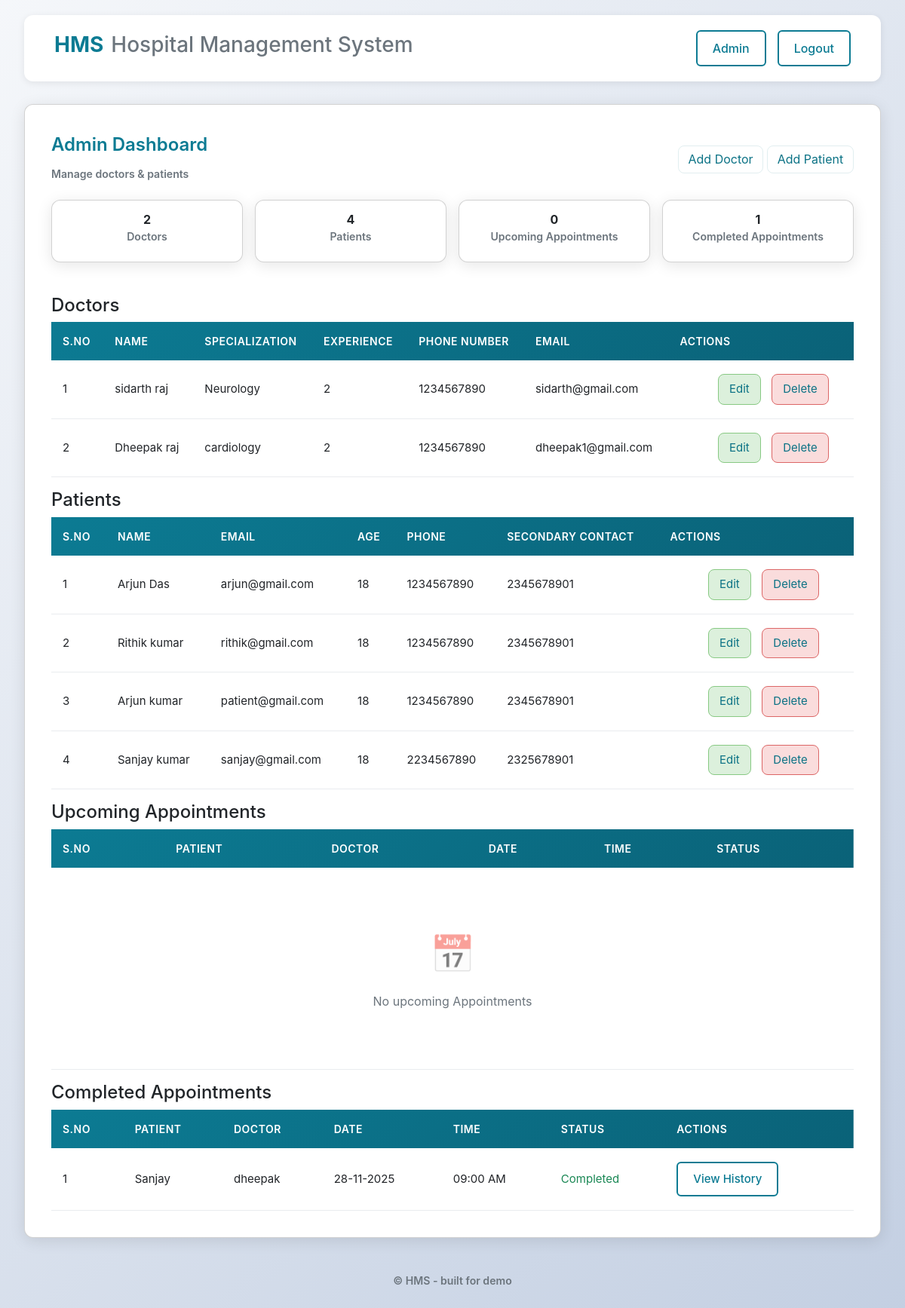
The app's page /admin/dashboard (signed in) with its own data.
### app/models.py (models this page shows, shortened)
class Doctor(db.Model):
    id = db.Column(db.Integer, primary_key=True)
    user_id = db.Column(db.Integer, db.ForeignKey('user.id'), unique=True, nullable=False)
    specialization = db.Column(db.String(100))
    experience_years = db.Column(db.Integer)
    date_of_joining = db.Column(db.Date)
    availability = db.Column(db.Text)
    department_id = db.Column(db.Integer, db.ForeignKey('department.id'))
    user = db.relationship('User', back_populates='doctor')
    department = db.relationship('Department', back_populates='doctors')
    appointments = db.relationship('Appointment', back_populates='doctor')
    availabilities = db.relationship('DoctorAvailability', back_populates='doctor',
                                     cascade='all, delete-orphan', order_by='DoctorAvailability.date,DoctorAvailability.start_time')

class User(UserMixin, db.Model):
    id = db.Column(db.Integer, primary_key=True)
    username = db.Column(db.String(64), unique=True, index=True, nullable=False)
    email = db.Column(db.String(120), unique=True, index=True, nullable=False)
    password_hash = db.Column(db.String(128))
    role = db.Column(db.String(20), nullable=False)  # 'admin','doctor','patient'
    created_at = db.Column(db.DateTime, default=datetime.utcnow)
    age = db.Column(db.Integer)
    gender = db.Column(db.String(10))
    first_name = db.Column(db.String(64))
    last_name = db.Column(db.String(64))
    phone = db.Column(db.String(20))
    address = db.Column(db.Text)
    profile_photo = db.Column(db.String(256), nullable=True)  # path under static/uploads/
    doctor = db.relationship('Doctor', back_populates='user', uselist=False)
    patient = db.relationship('Patient', back_populates='user', uselist=False)

class Patient(db.Model):
    id = db.Column(db.Integer, primary_key=True)
    user_id = db.Column(db.Integer, db.ForeignKey('user.id'), unique=True, nullable=False)
    emergency_contact = db.Column(db.String(50))
    user = db.relationship('User', back_populates='patient')
    appointments = db.relationship('Appointment', back_populates='patient')

class Appointment(db.Model):
    id = db.Column(db.Integer, primary_key=True)
    patient_id = db.Column(db.Integer, db.ForeignKey('patient.id'), nullable=False)
    doctor_id = db.Column(db.Integer, db.ForeignKey('doctor.id'), nullable=False)
    date = db.Column(db.Date, nullable=False)
    time = db.Column(db.Time, nullable=False)
    status = db.Column(db.String(20), default="Booked")  # Booked/Completed/Cancelled
    availability_id = db.Column(db.Integer, db.ForeignKey('doctor_availability.id'), nullable=True)
    doctor = db.relationship('Doctor', back_populates='appointments')
    patient = db.relationship('Patient', back_populates='appointments')
    availability = db.relationship('DoctorAvailability', back_populates='appointments')
    treatment = db.relationship('Treatment', back_populates='appointment',
                                uselist=False, overlaps="treatment_record")

### app/routes.py (the view)
@app.route("/admin/dashboard")
@login_required
def admin_dashboard():
    if current_user.role != "admin":
        return redirect(url_for("login"))
    doctors = db.session.query(Doctor).join(User, Doctor.user_id == User.id).all()
    patients = db.session.query(Patient).join(User, Patient.user_id == User.id).all()
    doctor_count = len(doctors)
    patient_count = len(patients)
    today = date.today()
    upcoming_appointments = db.session.scalars(
        sa.select(Appointment)
        .where(
            Appointment.date >= today,
            Appointment.status != 'Cancelled',
            Appointment.status != 'Completed'
        )
        .order_by(Appointment.date, Appointment.time)
        .limit(20)  # Limit to 20 most recent appointments
    ).all()
    completed_appointments = db.session.scalars(
        sa.select(Appointment)
        .where(
            Appointment.status == 'Completed'
        )
        .order_by(Appointment.date, Appointment.time)
        .limit(20)  # Limit to 20 most recent appointments
    ).all()
    appointment_count = len(upcoming_appointments)
    completed_count = len(completed_appointments)
    return render_template(
        "admin_dashboard.html",
        doctors=doctors,
        patients=patients,
        doctor_count=doctor_count,
        patient_count=patient_count,
        appointments=upcoming_appointments,
        appointment_count=appointment_count,
        completed_appointments=completed_appointments,
        completed_count=completed_count
    )

### app/models.py (called while the page is built)
@login.user_loader
def load_user(user_id):
    return db.session.get(User, int(user_id))

### app/templates/admin_dashboard.html (shortened to what this page needs)
{% extends "base.html" %}
{% block content %}
  <div class="card">
    <div class="admin-top">
      <div>
        <div class="card-title">Admin Dashboard</div>
        <div class="small-muted mb-2">Manage doctors & patients</div>
      </div>
      <div>
        <a href="{{ url_for('admin_add_doctor') }}" class="btn-outline">Add Doctor</a>
        <a href="{{ url_for('admin_add_patient') }}" class="btn-outline">Add Patient</a>
      </div>
    </div>
    <div class="admin-counts">
      <div class="count-card card">
        <div style="font-weight:700">{{ doctor_count }}</div>
        <div class="small-muted">Doctors</div>
      </div>
      <div class="count-card card">
        <div style="font-weight:700">{{ patient_count }}</div>
        <div class="small-muted">Patients</div>
      </div>
      <div class="count-card card">
        <div style="font-weight:700">{{ appointment_count }}</div>
        <div class="small-muted">Upcoming Appointments</div>
      </div>
      <div class="count-card card">
        <div style="font-weight:700">{{ completed_count }}</div>
        <div class="small-muted">Completed Appointments</div>
      </div>
    </div>
    <h4>Doctors</h4>
    <table class="table-clean">
      <thead>
        <tr>
          <th>S.No</th>
          <th>Name</th>
          <th>Specialization</th>
          <th>Experience</th>
          <th>Phone Number</th>
          <th>Email</th>
          <th>Actions</th>
        </tr>
      </thead>
      <tbody>
        {% for d in doctors %}
        <tr>
          <td>{{ loop.index }}</td>
          <td>{{ d.user.first_name }} {{ d.user.last_name or None }}</td>
          <td>{{ d.specialization }}</td>
          <td>{{ d.experience_years }}</td>
          <td>{{ d.user.phone }}</td>
          <td>{{ d.user.email }}</td>
          <td class="table-actions">
            <a href="{{ url_for('admin_edit_doctor', id=d.id) }}" class="btn-edit">Edit</a>
            <a href="{{ url_for('admin_delete_doctor', id=d.id) }}" class="btn-delete"
            onclick="return confirm('Are you sure you want to delete {{ d.user.first_name }} record?');">
              Delete
              </a>
          </td>
        </tr>
        {% endfor %}
      </tbody>
    </table>
    <h4 class="mt-3">Patients</h4>
    <table class="table-clean">
      <thead>
        <tr>
          <th>S.No</th>
          <th>Name</th>
          <th>Email</th>
          <th>Age</th>
          <th>Phone</th>
          <th>Secondary Contact</th>
          <th>Actions</th>
        </tr>
      </thead>
      <tbody>
        {% for p in patients %}
        <tr>
          <td>{{ loop.index }}</td>
          <td>{{ p.user.first_name }} {{ p.user.last_name or None }}</td>
          <td>{{ p.user.email }}</td>
          <td>{{ p.user.age }}</td>
          <td>{{ p.user.phone }}</td>
          <td>{{ p.emergency_contact }}</td>
          <td class="table-actions">
            <a href="{{ url_for('admin_edit_patient', id=p.id) }}" class="btn-edit">Edit</a>
            <a href="{{ url_for('admin_delete_patient', id=p.id) }}" class="btn-delete"
            onclick="return confirm('Are you sure you want to delete {{ p.user.first_name }} record?');">
              Delete
              </a>
          </td>
        </tr>
        {% endfor %}
      </tbody>
    </table>
    <h4 class="mt-3">Upcoming Appointments</h4>
    <table class="table-clean">
      <thead>
        <tr>
          <th>S.No</th>
          <th>Patient</th>
          <th>Doctor</th>
          <th>Date</th>
          <th>Time</th>
          <th>Status</th>
        </tr>
      </thead>
      <tbody>
        {% for a in appointments %}
        <tr>
          <td>{{ loop.index }}</td>
          <td>{{ a.patient.user.username }}</td>
          <td>{{ a.doctor.user.username }}</td>
          <td>{{ a.date.strftime("%d-%m-%Y") }}</td>
          <td>{{ a.time.strftime("%I:%M %p") }}</td>
          <td>{{ a.status }}</td>
        </tr>
        {% else %}
        <tr><td colspan="8">
              <div class="empty-state">
                  <div class="empty-state-icon">📅</div>
                  <div class="empty-state-text">No upcoming Appointments</div>
              </div>
            </td>
          </tr>
        {% endfor %}
      </tbody>
    </table>
    <h4 class="mt-3">Completed Appointments</h4>
    <table class="table-clean">
      <thead>
        <tr>
          <th>S.No</th>
          <th>Patient</th>
          <th>Doctor</th>
          <th>Date</th>
          <th>Time</th>
          <th>Status</th>
          <th>Actions</th>
        </tr>
      </thead>
      <tbody>
        {% for c in completed_appointments %}
        <tr>
          <td>{{ loop.index }}</td>
          <td>{{ c.patient.user.username }}</td>
          <td>{{ c.doctor.user.username }}</td>
          <td>{{ c.date.strftime("%d-%m-%Y") }}</td>
          <td>{{ c.time.strftime("%I:%M %p") }}</td>
          <td><span class="text-success">{{ c.status }}</span></td>
          <td class="table-actions">
                <div class="nav-buttons">
                <a href="{{ url_for('patient_profile', patient_id=c.patient.id) }}" style="text-decoration:none;" >View History</a>
          </td>
        </tr>
        {% endfor %}
      </tbody>
    </table>
  </div>
{% endblock %}

### app/static/css/style_common.css (style rules this page uses)
:root { --accent:#0b7285; --accent-2:#146c86; --muted:#6b7280; --card-bg: #ffffff; --page-bg: #f8fbfc; --radius: 10px; --gap: 1rem; --max-width:1200px; }
* { margin: 0; padding: 0; box-sizing: border-box; }
body { font-family: -apple-system, BlinkMacSystemFont, 'Segoe UI', Roboto, 'Helvetica Neue', Arial, sans-serif; background: linear-gradient(135deg, #f5f7fa 0%, #c3cfe2 100%); min-height: 100vh; padding: 20px; }
.card { background:var(--card-bg); border-radius:var(--radius); box-shadow: 0 6px 18px rgba(15,23,36,0.06); padding:1rem; }
.nav-buttons { display: flex; gap: 15px; }
.nav-buttons button, .nav-buttons a { text-decoration: none; padding: 10px 20px; border-radius: 6px; font-weight: 500; transition: all 0.3s ease; border: 2px solid transparent; cursor: pointer; }
.nav-buttons button:not(.active), .nav-buttons a:not(.active) { color: #0c7b93; background: transparent; border-color: #0c7b93; }
.card { background: white; border-radius: 12px; box-shadow: 0 4px 20px rgba(0,0,0,0.1); padding: 35px; margin-bottom: 30px; }
.card-title { font-size: 24px; color: #0c7b93; margin-bottom: 10px; font-weight: 600; }
.small-muted { font-size: 0.88rem; color: #6c757d; margin-bottom: 10px; font-weight: 600; }
.admin-top { display: flex; justify-content: space-between; align-items: center; margin-bottom: 25px; flex-wrap: wrap; gap: 15px; }
.btn-edit { background: rgb(220, 240, 220); color: rgb(75, 150, 70); border: 1px solid rgb(136, 201, 131); padding: 0.5rem 0.9rem; border-radius: 8px; cursor: pointer; display: inline-block; text-decoration: none; transition: background 0.2s; margin-left: 50px; }
.btn-delete { background: rgb(250, 220, 220); color: rgb(182, 25, 25); border: 1px solid rgb(220, 102, 102); padding: 0.5rem 0.9rem; border-radius: 8px; cursor: pointer; display: inline-block; text-decoration: none; transition: background 0.2s; }
.btn-outline { background:transparent; color:var(--accent); border:1px solid rgba(11,114,133,0.12); padding:0.45rem 0.8rem; border-radius:8px; text-decoration:none; }
table { width: 100%; border-collapse: collapse; background: white; }
thead { background: linear-gradient(135deg, #0c7b93 0%, #0a6278 100%); }
thead th { padding: 15px; text-align: left; font-weight: 600; color: white; font-size: 14px; text-transform: uppercase; letter-spacing: 0.5px; }
tbody td { padding: 18px 15px; border-bottom: 1px solid #e9ecef; color: #222529; font-size: 15px; }
.empty-state { text-align: center; padding: 60px 20px; color: #6c757d; }
.empty-state-icon { font-size: 48px; margin-bottom: 15px; opacity: 0.5; }
.empty-state-text { font-size: 16px; }
.mb-2 { margin-bottom:1rem }

### app/static/css/style_admin.css (style rules this page uses)
.admin-top { display:flex; justify-content:space-between; align-items:center; gap:1rem; margin-bottom:1rem; }
.table-actions a { margin-right:0.6rem;color:var(--accent) }
.admin-counts { display:flex;gap:1rem;margin-bottom:0.8rem }
.admin-counts .count-card { flex:1;padding:0.8rem;text-align:center }

### records on screen
Doctor: user.first_name "sidarth", user "raj", specialization "Neurology", experience_years "2", user.phone "1234567890", user.email "sidarth@gmail.com"
Doctor: user.first_name "Dheepak", user "raj", specialization "cardiology", experience_years "2", user.phone "1234567890", user.email "dheepak1@gmail.com"
Patient: user.first_name "Arjun", user "Das", user.email "arjun@gmail.com", user.age "18", user.phone "1234567890", emergency_contact "2345678901"
Patient: user.first_name "Rithik", user "kumar", user.email "rithik@gmail.com", user.age "18", user.phone "1234567890", emergency_contact "2345678901"
Patient: user.first_name "Arjun", user "kumar", user.email "patient@gmail.com", user.age "18", user.phone "1234567890", emergency_contact "2345678901"
Patient: user.first_name "Sanjay", user "kumar", user.email "sanjay@gmail.com", user.age "18", user.phone "2234567890", emergency_contact "2325678901"
Appointment: patient.user.username "Sanjay", doctor.user.username "dheepak", date "28-11-2025", time "09:00 AM", status "Completed"

### other values on screen
{{ doctor_count }} "2"
{{ patient_count }} "4"
{{ appointment_count }} "0"
{{ completed_count }} "1"
